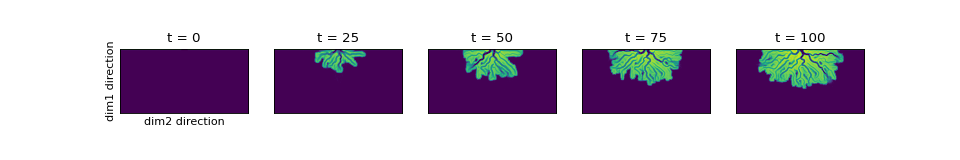

Write the Python code that produced this figure.
import matplotlib.pyplot as plt
import numpy as np
from deltametrics.sample_data.sample_data import golf
#
golf = golf()
nt = 5
ts = np.linspace(0, golf["eta"].shape[0] - 1, num=nt, dtype=int)
#
fig, ax = plt.subplots(1, nt, figsize=(12, 2))
for i, t in enumerate(ts):
    _ = ax[i].imshow(golf["eta"][t, :, :], vmin=-2, vmax=0.5)
    _ = ax[i].set_title(f"t = {t}")
    _ = ax[i].axes.get_xaxis().set_ticks([])
    _ = ax[i].axes.get_yaxis().set_ticks([])
_ = ax[0].set_ylabel("dim1 direction")
_ = ax[0].set_xlabel("dim2 direction")
